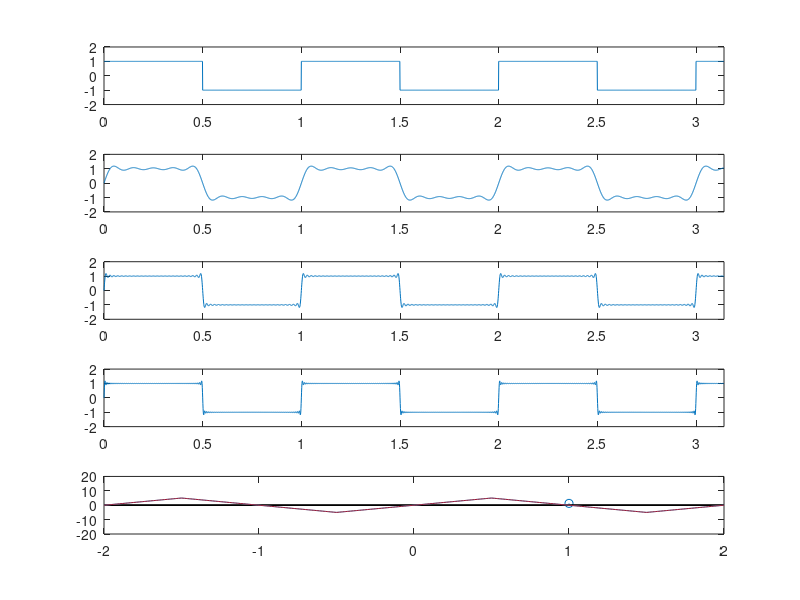

This chart was generated by the following MATLAB code:
%----------------% EXO 1 %----------------%
%-----------------------------------------%

% question 1 ----------------
te = 0.001;
t = 0: te : pi;
y = square(2*pi*t,50);
subplot(5,1,1);
plot(t,y);
axis([0 pi -2 2]);

% question 2,3 ----------------

% pour k = 10

somme10 = 0;
k10 = 10;

for n = 1:2:k10
   func = (4/(n*pi)) * sin(2*pi*n*t);
   somme10 = somme10 + func;
end
subplot(5,1,2);
plot(t,somme10);
axis([0 pi -2 2]);
EQM10 = mean((y-somme10).^2);

% pour k = 50

somme50 = 0;
k50 = 50;

for n = 1:2:k50
   func = (4/(n*pi)) * sin(2*pi*n*t);
   somme50 = somme50 + func;
end
subplot(5,1,3);
plot(t, somme50);
axis([0 pi -2 2]);
EQM50 = mean((y - somme50).^2);

% pour k = 100

somme100 = 0;
k100 = 100;

for n = 1:2:k100
   func = (4/(n*pi)) * sin(2*pi*n*t);
   somme100 = somme100 + func;
end
subplot(5,1,4);
plot(t, somme100);
axis([0 pi -2 2]);
EQM100 = mean((y - somme100).^2);

% pour k = 200

somme200 = 0;
k200 = 200;

for n = 1:2:k200
   func = (4/(n*pi)) * sin(2*pi*n*t);
   somme200 = somme200 + func;
end
subplot(5,1,5);
plot(t, somme200);
axis([0 pi -2 2]);
EQM200 = mean((y - somme200).^2);

% question 5 ----------------
close all;
k = 10;
f0 = 1;
for n = 1:2:k
    Bn = 4/(n*pi);
    y = ones(1,1) * Bn;
    f = f0*n;
    stem(f,y);
    hold on;
end

%----------------% EXO 2 %----------------%
%-----------------------------------------%
close all;
t0 = 2;
f0 = 1/t0;

t = -2 : 0.01 : 2;
f = 0;
n = 100;
A = 5;
%---- avec 2 boucle for

for k1 = 1:4:n
    bk1 = (8*A)/(k1*k1*pi*pi);
    f = f + bk1 * sin(2*pi*f0*k1*t);
end


for k2 = 3:4:n
    bk2 = -(8*A)/(k2*k2*pi*pi);
    f = f + bk2 * sin(2*pi*f0*k2*t);
end

plot(t,f);
axis([-2 2 -A*4 A*4]);

%---- avec 1 boucle for

f = 0;
s = 1;
for k = 1:2:n
    bk = s * (8*A)/(k*k*pi*pi);
    f = f + bk * sin(2*pi*f0*k*t);
    s = s * -1 ;
end
plot(t,f);
axis([-2 2 -A*4 A*4]);
